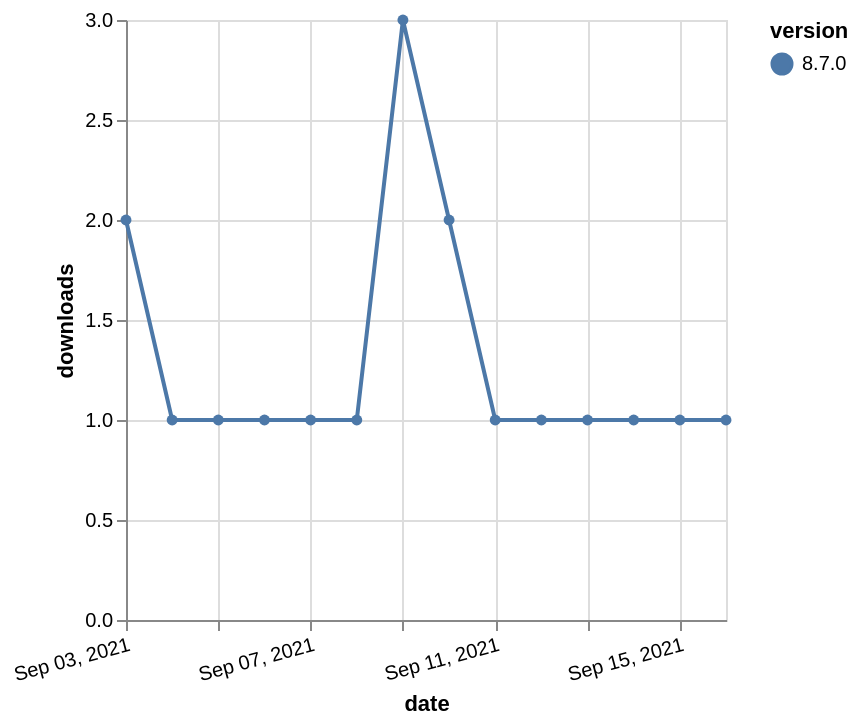

Vega-Lite specification for this chart:
### Vega-Lite specification from a JSON file in a GitHub repository (floating-point values rounded to 4 significant figures)
{"$schema": "https://vega.github.io/schema/vega-lite/v5.json", "description": "A simple bar chart with embedded data.", "data": {"values": [{"date": "2021-09-03", "total": 608, "delta": 2, "version": "8.7.0"}, {"date": "2021-09-04", "total": 609, "delta": 1, "version": "8.7.0"}, {"date": "2021-09-05", "total": 610, "delta": 1, "version": "8.7.0"}, {"date": "2021-09-06", "total": 611, "delta": 1, "version": "8.7.0"}, {"date": "2021-09-07", "total": 612, "delta": 1, "version": "8.7.0"}, {"date": "2021-09-08", "total": 613, "delta": 1, "version": "8.7.0"}, {"date": "2021-09-09", "total": 616, "delta": 3, "version": "8.7.0"}, {"date": "2021-09-10", "total": 618, "delta": 2, "version": "8.7.0"}, {"date": "2021-09-11", "total": 619, "delta": 1, "version": "8.7.0"}, {"date": "2021-09-12", "total": 620, "delta": 1, "version": "8.7.0"}, {"date": "2021-09-13", "total": 621, "delta": 1, "version": "8.7.0"}, {"date": "2021-09-14", "total": 622, "delta": 1, "version": "8.7.0"}, {"date": "2021-09-15", "total": 623, "delta": 1, "version": "8.7.0"}, {"date": "2021-09-16", "total": 624, "delta": 1, "version": "8.7.0"}]}, "width": "container", "mark": {"type": "line", "point": {"filled": true}}, "encoding": {"x": {"field": "date", "type": "temporal", "timeUnit": "yearmonthdate", "title": "date", "axis": {"labelAngle": -15}}, "y": {"field": "delta", "type": "quantitative", "title": "downloads"}, "color": {"field": "version", "type": "nominal"}, "tooltip": {"field": "delta"}}}
